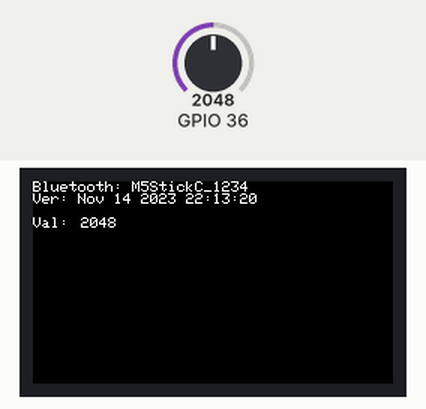
Simulated run of this sketch. Board: ESP32. On the bench: 240×135 colour display. The inputs (shaded band) are chosen by the test bench; at power-on: GPIO 36 = 2048. Nothing arrives over Bluetooth unless stated; what the sketch prints to the serial monitor is not drawn.

Above: at 1.3 s.
1.4 s: GPIO 36 set to 2866
2.9 s: GPIO 36 set to 3603
At 3.6 s:
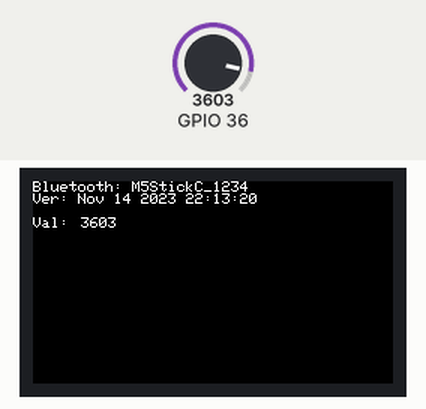
4.4 s: GPIO 36 set to 4095
At 4.8 s:
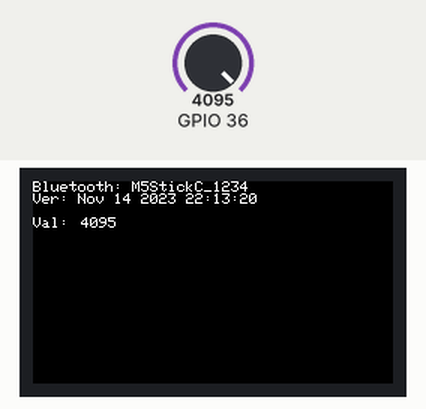
Timing chart, 0 to 7.4 s (numbered marks = the images above; inputs shaded):
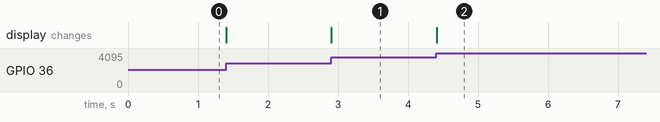

Measured:
- after the input at 2.9 s, the display: changes at once (image 1)
- after the input at 4.4 s, the display: changes at once (image 2)

The sketch:

HW_code.ino
```cpp
#include <M5StickCPlus.h>
#include <BluetoothSerial.h>

BluetoothSerial SerialBT;
uint64_t chipid;
char chipname[256];

void setup() {
    chipid = ESP.getEfuseMac();
    sprintf( chipname, "M5StickC_%04X", (uint16_t)(chipid >> 32));
    M5.begin();
    M5.Lcd.setRotation(3);
    M5.Lcd.fillScreen(BLACK);
    M5.Lcd.printf("Bluetooth: %s\n", chipname);
    M5.Lcd.printf("Ver: %s %s\n", __DATE__, __TIME__);
    M5.Lcd.println();
    M5.Lcd.printf("Val:");

    SerialBT.begin(chipname);
    pinMode(36,ANALOG);
}

void loop() {
    int val = analogRead(36);

    Serial.println(val);
    SerialBT.println(val);
    M5.Lcd.setCursor(8*4, 8*3);
    M5.Lcd.printf("%4d", val);
    delay(10);
}
```
